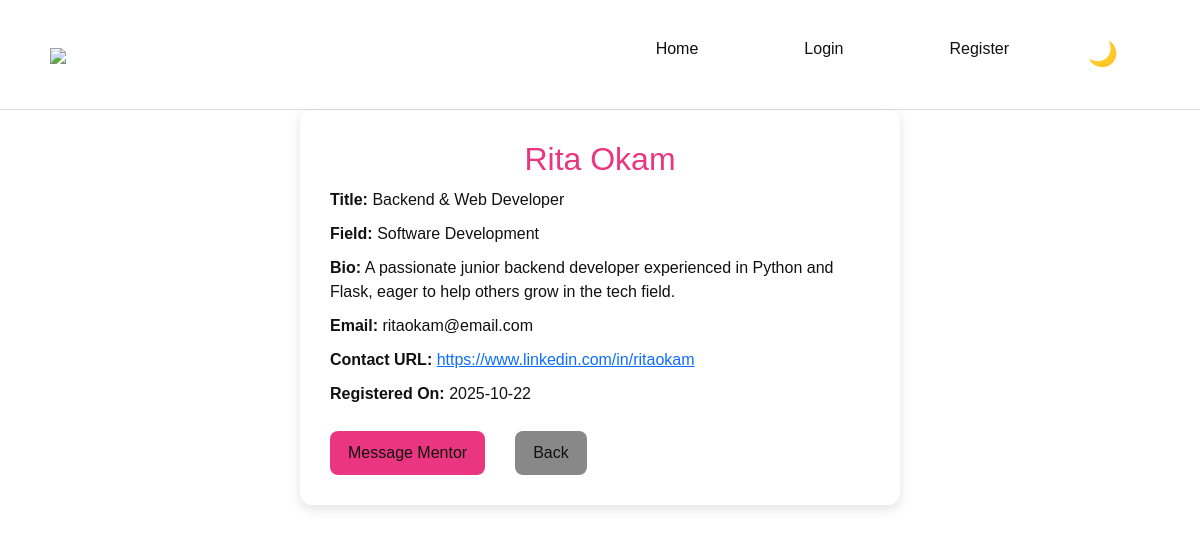
The page /mentor/1 on the database as committed earlier.
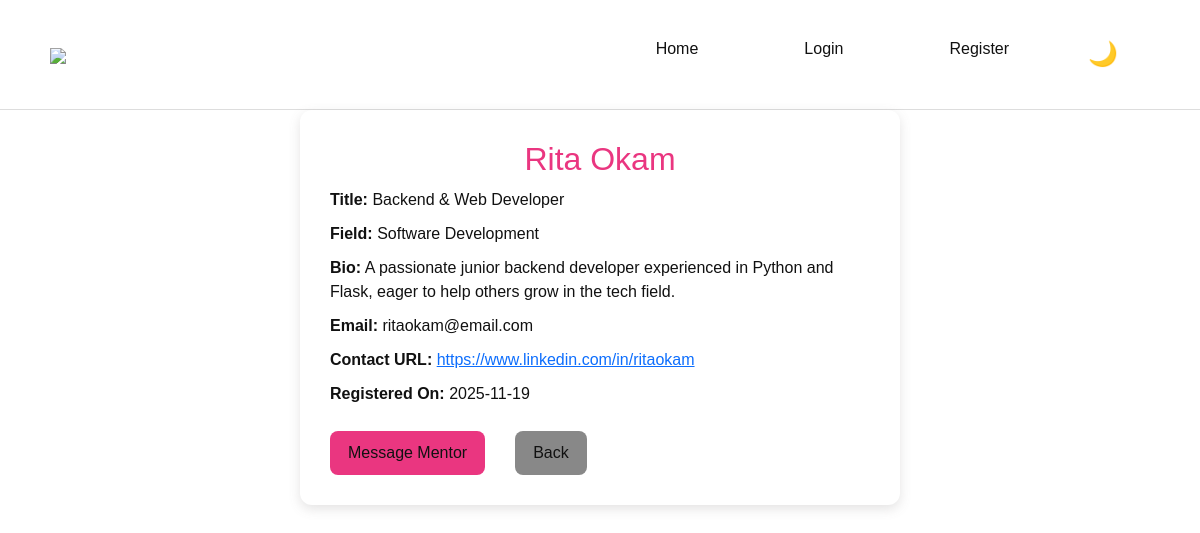
The same page on the database as committed later.
### src/models.py (models this page shows)
class Mentor(db.Model):
    __tablename__ = 'mentors'
    id = db.Column(db.Integer, primary_key=True)
    name = db.Column(db.String(150), nullable=False)
    title = db.Column(db.String(150))
    field = db.Column(db.String(100))
    bio = db.Column(db.Text)
    contact_email = db.Column(db.String(150))
    contact_url = db.Column(db.String(250))
    on_app = db.Column(db.Boolean, default=False)
    date_added = db.Column(db.DateTime, default=datetime.utcnow)

### src/routes/mentor_routes.py (the view)
@mentor_bp.route('/mentor/<int:mentor_id>')
def mentor_detail(mentor_id):
    m = Mentor.query.get_or_404(mentor_id)
    return render_template('mentor_detail.html', mentor=m)

### src/templates/mentor_detail.html
{%extends "base.html"%}
{%block content%}
<link rel="stylesheet" href="{{ url_for('static', filename='dashboard.css') }}">
    <div class="profile-card">
        <h2>{{ mentor.name }}</h2>
        <p><strong>Title:</strong> {{ mentor.title }}</p>
        <p><strong>Field:</strong> {{ mentor.field }}</p>
        <p><strong>Bio:</strong> {{ mentor.bio }}</p>
        <p><strong>Email:</strong> {{ mentor.contact_email }}</p>
        {% if mentor.contact_url %}
        <p><strong>Contact URL:</strong>
            <a href="{{ mentor.contact_url }}" target="_blank">{{ mentor.contact_url }}</a>
        </p>
        {% endif %}
        <p><strong>Registered On:</strong> {{ mentor.date_added.strftime('%Y-%m-%d') }}</p>
        <div class="buttons">
            <a href="mailto:{{ mentor.contact_email }}">Message Mentor</a>
            <a href="{{ url_for('mentor_bp.mentors_page') }}" style="background:#888;">Back</a>
        </div>
    </div>
{%endblock%}

Rows that differ between the two databases and show on the page:
changed Mentor "Rita Okam": date_added "2025-10-22" → "2025-11-19"
